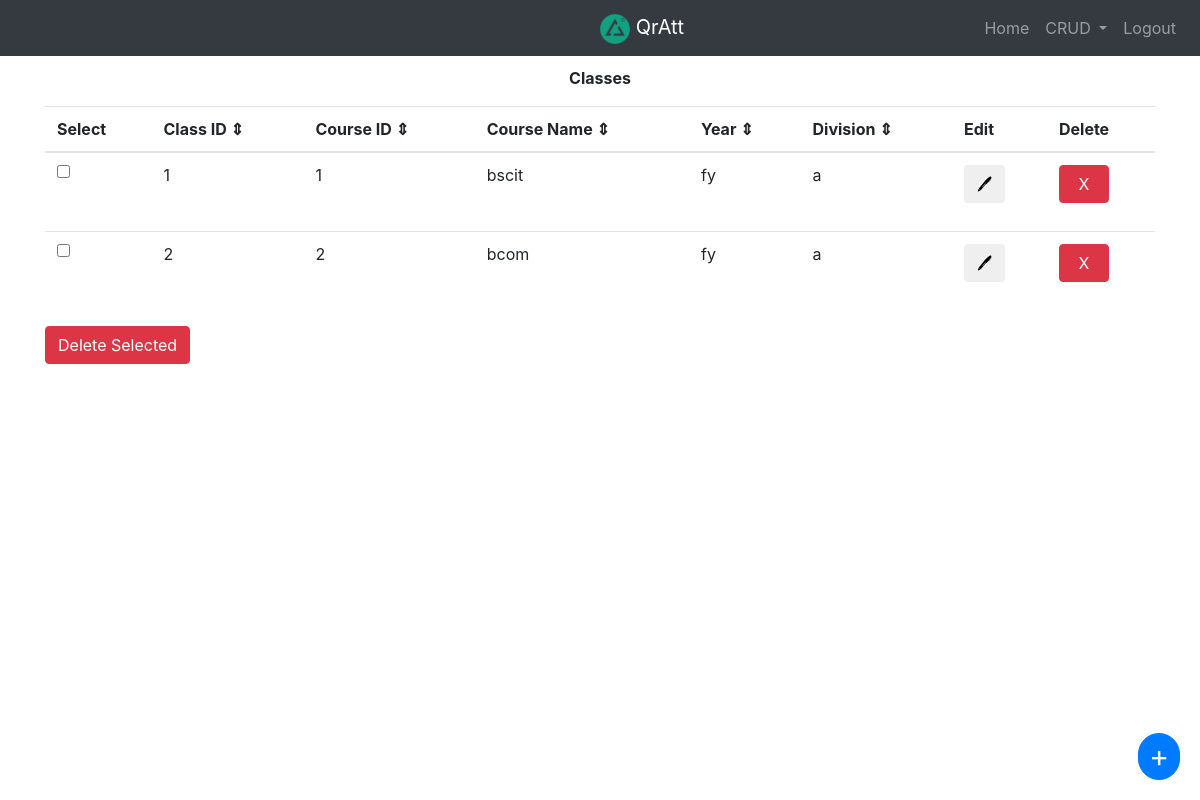
Screenshot of /admin/class.php (signed in) with the database file from the repository.
### tables this page shows
CREATE TABLE `classinfo` (
  `classid` int(100) NOT NULL,
  `courseid` varchar(50) NOT NULL,
  `year` varchar(10) NOT NULL,
  `division` char(3) NOT NULL
);

CREATE TABLE `courseinfo` (
  `courseid` tinyint(4) NOT NULL,
  `coursename` varchar(20) NOT NULL
);

### admin/class.php (the view, shortened to what this page needs)
<html>
<head>
	<link rel="stylesheet" href="https://maxcdn.bootstrapcdn.com/bootstrap/4.0.0/css/bootstrap.min.css">
</head>
<body>
<nav class="navbar navbar-expand-md navbar-dark bg-dark">
    <a href="admin.php" class="navbar-brand abs"><img src="../assets/logogreen.png" height="30" width="30"> QrAtt</a>
    <div class="navbar-collapse collapse justify-content-stretch" id="navbar7">
        <ul class="navbar-nav ml-auto">
		<li class="nav-item">
                <a class="nav-link" href="admin.php">Home</a>
            </li>
			<li class="nav-item dropdown">
        <a class="nav-link dropdown-toggle" href="#" id="navbarDropdown" role="button" data-toggle="dropdown" aria-haspopup="true" aria-expanded="false">
          CRUD
        </a>
      </li>
            <li class="nav-item">
                <a class="nav-link" href="logout.php">Logout</a>
            </li>
        </ul>
    </div>
</nav>
<p class="text-center font-weight-bold" style="margin-top:10;">Classes</p>
<button id="fab" class="btn btn-primary" type="button" data-toggle="modal" data-target="#addclassModal" >+</button>
<div class="container">
<div class="table-responsive">
<?php
	require('connect.php');
	$query = $conn->prepare("SELECT * FROM `courseinfo` LEFT JOIN `classinfo` on courseinfo.courseid = classinfo.courseid");
  $query->execute();
  $r = $query->get_result();
	echo('<table id="mytable" class="table table-hover"><thead id="tablehead"><tr ><th>Select</th><th id="classid">Class ID &#x21D5;</th><th id="courseid">Course ID &#x21D5;</th><th id="coursename">Course Name &#x21D5;</th><th id="year">Year &#x21D5;</th><th id="division">Division &#x21D5;</th><th>Edit</th><th>Delete</th></tr></thead><tbody>');
	while ($assoc = $r->fetch_assoc()){
	if(is_null($assoc['classid'])){}
	else{
	echo "<tr>";
	echo "<td><input class='get_value' type='checkbox' name='cid[]' value=".$assoc['classid']."></td>";
	echo "<td>".$assoc['classid']."</td>";
	echo "<td>".$assoc['courseid']."</td>";
	echo "<td>".$assoc['coursename']."</td>";
	echo "<td>".$assoc['year']."</td>";
	echo "<td>".$assoc['division']."</td>";
	echo '<td><button type="button" class="btn" data-toggle="modal" data-target="#EditModal" data-classid="'.$assoc['classid'].'" data-courseid="'.$assoc['courseid'].'" data-year="'.$assoc['year'].'" data-division="'.$assoc['division'].'">&#x1f58a;</button></td>';
	echo "<td>";
	echo "<form action='classdel.php' method='post'  style='width=50%;'>";
	echo "<button class='cnf btn btn-danger' type='submit' name = 'submit' style='width:50;'>X</button>";
	echo "</form>";
	echo"</td>";
	echo "</tr>";
	}
	}
?>
</tbody>
</table>
<button type="button" name="submit" class="btn btn-danger cnf" id="multi-del">Delete Selected</button>
</div>
</div>
</body>
</html>

### admin/class.php (style rules this page uses)
#fab { border-radius: 50px; padding:0; padding-left:10; padding-right:10; position: fixed; bottom: 20px; right: 20px; font-size:30; }
#classid, #courseid, #coursename, #year, #division { cursor: pointer; }
.navbar-brand.abs { position: absolute; left: 50%; text-align: center; }

### rows the page displays
classinfo: classid "2", courseid "2", courseid.coursename "bcom", year "fy", division "a"
classinfo: classid "1", courseid "1", courseid.coursename "bscit", year "fy", division "a"
